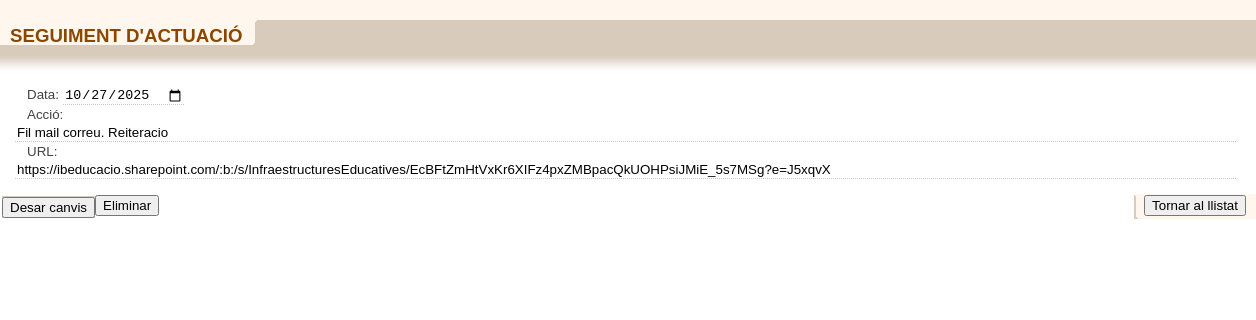
/actuacio/seguimentActuacioForm.php?id_seguiment=306&id_actuacio=125, run on the app's committed database.
### tables this page shows
CREATE TABLE `seguiment_actuacio` (
  `id` int(11) NOT NULL,
  `data` date NOT NULL,
  `accio` varchar(2000) NOT NULL,
  `url` varchar(500) NOT NULL,
  `actuacio_id` int(11) NOT NULL
);

### actuacio/seguimentActuacioForm.php (the view, shortened to what this page needs)
<!DOCTYPE html>
<?php
	include '../connectarBD.php';
	$idSeguiment = isset($_GET['id_seguiment']) ? intval($_GET['id_seguiment']) : null;
	$url = '';
	$accio = '';
$data = '';
	if ($idSeguiment) {
		$sql = "
			SELECT id, data, accio, url, actuacio_id
			FROM seguiment_actuacio
			WHERE id = ?
		";
		$stmt = $connexio->prepare($sql);
		$stmt->bind_param("i", $idSeguiment);
		$stmt->execute();
		$resultat = $stmt->get_result();
		if ($resultat->num_rows > 0) {
			$row = $resultat->fetch_assoc();
			$data = $row['data'];
			$accio = $row['accio'];
			$url = $row['url'];
		}
	}
?>
<html>
	<head>
		<link rel="stylesheet" href="../css/estilos.css" type="text/css" />
		<link rel="stylesheet" href="../css/estilos_ficha_2.css" type="text/css" />
	</head>
	<body class="contenido" onload="ocultarFondoPrincipal();">
		<div class="contenedorFiltro"></div>
		<ul class="botoneraFicha">
			<li class="tituloFicha"><p class="posicionTituloFicha">SEGUIMENT D'ACTUACIÓ</p></li>
		</ul>
		<div class="espacioMarron">&nbsp;</div>
		<div id="fichaEditable" style="background-color:#ffffff;">
		<div class="cabeceraFicha"></div>
		<form name="entidad" method="post" action="seguimentActuacioInsertUpdate.php">
			<div class="contenedorFicha">
				<div class="contenidoSeccion">
					<div class="fila">
						<label for="data" class="campoFicha_Blanca">Data:</label>
						<input type="date" id="data" name="data" class="formularioFicha" size="50" value="<?php echo $data; ?>"><br>
						<label for="accio" class="campoFicha_Blanca">Acció:</label>
						<input type="text" id="accio" name="accio" class="formularioFicha" size="150" value="<?php echo $accio; ?>"><br>
						<label for="url" class="campoFicha_Blanca">URL:</label>
						<input type="text" id="url" name="url" class="formularioFicha" size="150" value="<?php echo $url; ?>"><br>
					</div>
				</div>
			</div>
		</div>
		<li class="fondoBotoneraFicha">
			<button type="submit" class="boton">Desar canvis</button>
		</li>
		<li class="volverFicha">
			<button type="button" class="boton"onclick="window.history.back();">Tornar al llistat</button>
		</li>
		<form method="get" action="seguimentActuacioDelete.php">
			<button type="submit" class="boton" onclick="return confirm('¿Estàs segur de borrar aquesta acció?');">Eliminar</button>
		</form>
	</body>
</html>

### css/estilos.css (style rules this page uses)
body.contenido { margin:0px; font-family:arial; background-color:transparent; }
.boton { font-size:10pt; margin:1px 0px 0px 0px; }
.fila { margin:5px 0px 5px 0px; }
.espacioMarron { height:10px; background-color:#D9CBBC; width:100%; clear:both; }
.contenedorFiltro { background-color:#fff7ee; padding:10px; margin:0px; clear:both; }
.campoFicha_Blanca { font-size:10pt; color:#424040; margin-left: 12px; }

### css/estilos_ficha_2.css (style rules this page uses)
.botoneraFicha { list-style:none; margin:0px; padding:0px; width:100%; height:25px; background-color:#D9CBBC; }
.fondoBotoneraFicha { background-color:#D9CBBC; float:left; height:22px; margin:2px 0px 0px 2px; }
.tituloFicha { font-size:14pt; font-weight:bold; white-space:nowrap; color:#8a4700; padding:0px 15px 0px 10px; background:#FFF7EE url(../imagenes/remateLeftBotoneraFicha.gif) no-repeat right; float:left; height:25px; }
.posicionTituloFicha { margin:0px; padding:5px 0px 0px 0px; }
.volverFicha { background:#FFF7EE url(../imagenes/remateBotoneraFicha.gif) no-repeat left; float:right; height:25px; padding:0px 10px 0px 10px; }
.contenedorFicha { background-color:#ffffff; margin:0px; padding:0px; clear:both; vertical-align:top; }
.formularioFicha { font-size:10pt; color:#000000; border:0px; border-bottom:1px dotted #c8c8c8; margin-right:10px; }
.contenidoSeccion { background-color:#ffffff; padding:5px 0px 10px 15px; margin:0px; }
.cabeceraFicha { background:#ffffff url(../imagenes/fondoCabeceraFicha.gif) repeat-x top; height:20px; clear:both; }
li { list-style-type: none; }

### data on the page
seguiment_actuacio: data "10/27/2025", accio "Fil mail correu. Reiteracio", url "https://ibeducacio.sharepoint.com/:b:/s/InfraestructuresEducatives/EcBFtZmHtVxKr6XIFz4pxZMBpacQkUOHPsiJMiE_5s7MSg?e=J5xqvX"
